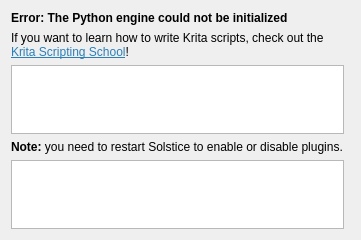
<?xml version="1.0" encoding="UTF-8"?>
<ui version="4.0">
 <author>
    SPDX-FileCopyrightText: none
    SPDX-License-Identifier: GPL-3.0-or-later
  </author>
 <class>ManagerPage</class>
 <widget class="QWidget" name="ManagerPage">
  <property name="geometry">
   <rect>
    <x>0</x>
    <y>0</y>
    <width>361</width>
    <height>240</height>
   </rect>
  </property>
  <layout class="QGridLayout" name="gridLayout">
   <item row="3" column="0">
    <widget class="QLabel" name="label">
     <property name="text">
      <string>&lt;html&gt;&lt;head/&gt;&lt;body&gt;&lt;p&gt;&lt;span style=&quot; font-weight:600;&quot;&gt;Note:&lt;/span&gt; you need to restart Solstice to enable or disable plugins.&lt;/p&gt;&lt;/body&gt;&lt;/html&gt;</string>
     </property>
     <property name="textFormat">
      <enum>Qt::RichText</enum>
     </property>
     <property name="wordWrap">
      <bool>true</bool>
     </property>
    </widget>
   </item>
   <item row="4" column="0">
    <widget class="QTextBrowser" name="textBrowser"/>
   </item>
   <item row="0" column="0" colspan="2">
    <widget class="QLabel" name="errorLabel">
     <property name="font">
      <font>
       <weight>75</weight>
       <bold>true</bold>
      </font>
     </property>
     <property name="text">
      <string>Error: The Python engine could not be initialized</string>
     </property>
    </widget>
   </item>
   <item row="2" column="0">
    <widget class="QTreeView" name="pluginsList">
     <property name="selectionMode">
      <enum>QAbstractItemView::SingleSelection</enum>
     </property>
     <property name="selectionBehavior">
      <enum>QAbstractItemView::SelectRows</enum>
     </property>
     <property name="rootIsDecorated">
      <bool>false</bool>
     </property>
     <property name="itemsExpandable">
      <bool>false</bool>
     </property>
     <property name="sortingEnabled">
      <bool>false</bool>
     </property>
     <property name="expandsOnDoubleClick">
      <bool>false</bool>
     </property>
     <attribute name="headerShowSortIndicator" stdset="0">
      <bool>false</bool>
     </attribute>
    </widget>
   </item>
   <item row="1" column="0">
    <widget class="QLabel" name="label_2">
     <property name="text">
      <string>&lt;html&gt;&lt;head/&gt;&lt;body&gt;&lt;p&gt;If you want to learn how to write Krita scripts, check out the &lt;a href=&quot;https://scripting.krita.org/lessons/introduction&quot;&gt;&lt;span style=&quot; text-decoration: underline; color:#2980b9;&quot;&gt;Krita Scripting School&lt;/span&gt;&lt;/a&gt;!&lt;/p&gt;&lt;/body&gt;&lt;/html&gt;</string>
     </property>
     <property name="wordWrap">
      <bool>true</bool>
     </property>
     <property name="openExternalLinks">
      <bool>true</bool>
     </property>
     <property name="textInteractionFlags">
      <set>Qt::TextBrowserInteraction</set>
     </property>
    </widget>
   </item>
  </layout>
 </widget>
 <resources/>
 <connections/>
</ui>
